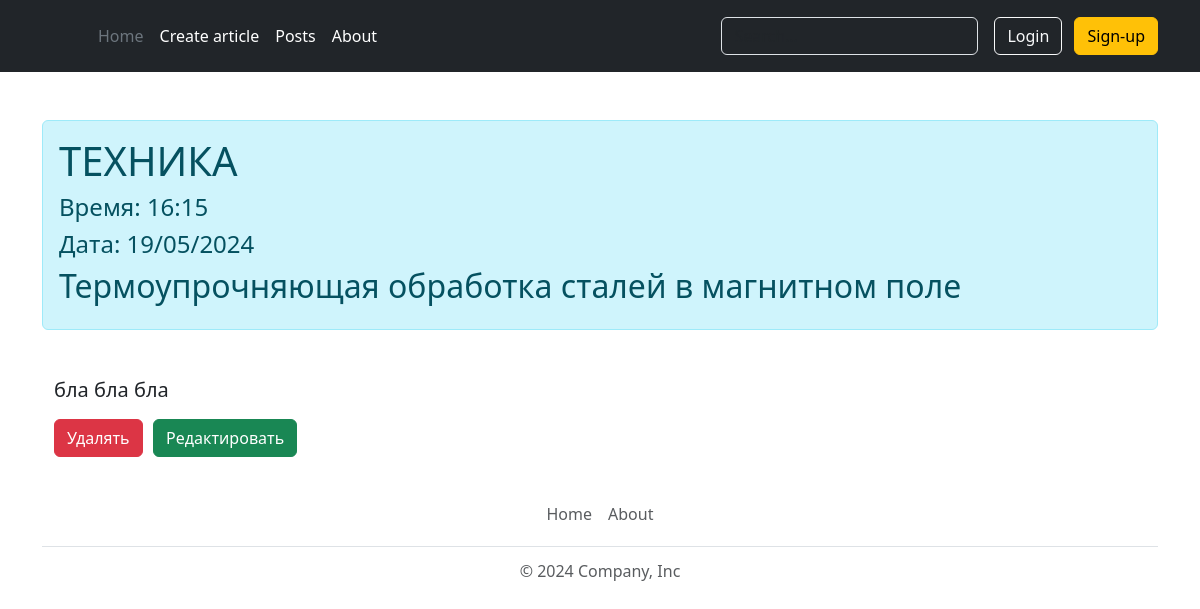
The page /posts/4 on the database its author committed.
### app.py (models this page shows, shortened)
class Article(db.Model):
    id = db.Column(db.Integer, primary_key=True)
    title = db.Column(db.String(100), nullable=False)
    intro = db.Column(db.String(300), nullable=False)
    text = db.Column(db.Text, nullable=False)
    date = db.Column(db.DateTime, default=datetime.utcnow)

### app.py (the view)
@app.route('/posts/<int:id>')
def posts_detail(id):
    article = Article.query.get_or_404(id)
    return render_template("postPage.html", article=article)

### templates/postPage.html (shortened to what this page needs)
{%extends 'base.html'%}
{%block body%}
<div class='container mt-5'>
    <div class="alert alert-info">
        <h1>{{article.title}}</h1>
        <h4>Время: {{ article.date.strftime(' %H:%M ') }}</h4>
        <h4>Дата: {{ article.date.strftime(' %d/%m/%Y') }}</h4>
        <h2>{{article.intro}}</h2>
    </div>
    <div class='container mt-5'>
        <h5>{{article.text}}</h5>
        <a href="/posts/{{article.id}}/delete" class="btn btn-danger">Удалять</a>
        <a href="/posts/{{article.id}}/update" class="btn btn-success">Редактировать</a>
    </div>
</div>
{%endblock%}

### rows shown on the page
Article: title "ТЕХНИКА", date "16:15", date "19/05/2024", intro "Термоупрочняющая обработка сталей в магнитном поле", text "бла бла бла"
